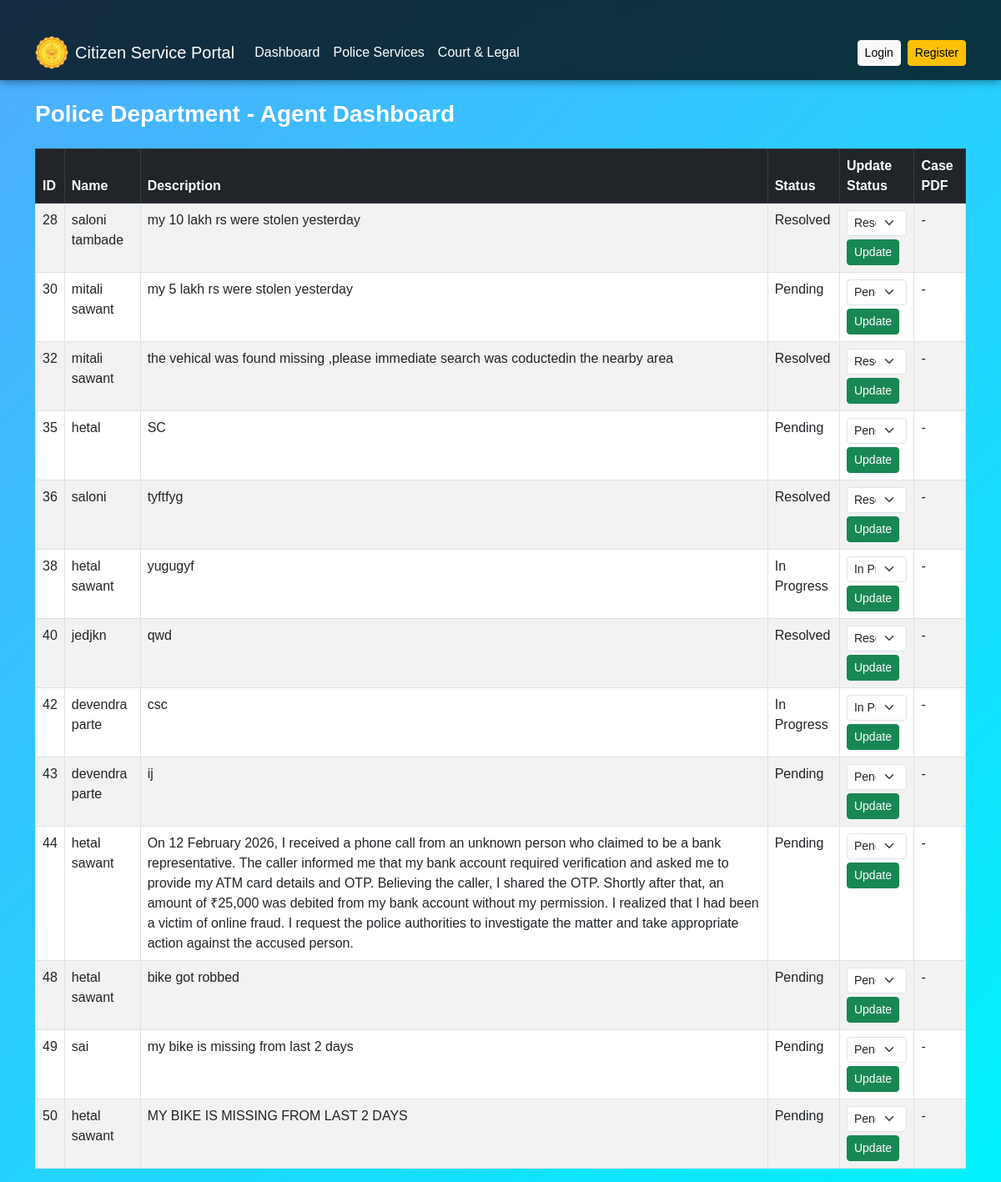
The app's page /agent_dashboard (signed in) with its own data.
### tables this page shows
CREATE TABLE complaints(
            id INTEGER PRIMARY KEY AUTOINCREMENT,
            user_email TEXT,
            type TEXT,
            description TEXT,
            status TEXT
        , name TEXT, date TEXT, location TEXT, department TEXT);

### app.py (the view)
@app.route('/agent_dashboard')
def agent_dashboard():
    if 'agent' not in session:
        return redirect(url_for('agent_login'))
    department = session['department']
    conn = get_db()
    if department == "Police":
        data = conn.execute(
        "SELECT * FROM complaints WHERE department='Police'"
        ).fetchall()
    elif department == "Grievance":
        data = conn.execute(
        "SELECT * FROM complaints WHERE department='Grievance'"
        ).fetchall()
    elif department == "Legal":
        data = conn.execute(
            "SELECT * FROM legal_cases"
        ).fetchall()
    else:
        data = []
    conn.close()
    return render_template('agent_dashboard.html', data=data, dept=department)

### app.py (called while the page is built)
def get_db():
    conn = sqlite3.connect(DATABASE)
    conn.row_factory = sqlite3.Row
    return conn

### templates/agent_dashboard.html (shortened to what this page needs)
{% extends 'base.html' %}
{% block content %}
<h3 class="mb-4">{{ dept }} Department - Agent Dashboard</h3>
{% if data %}
<table class="table table-bordered table-striped">
    <thead class="table-dark">
        <tr>
            <th>ID</th>
            <th>Name</th>
            <th>Description</th>
            <th>Status</th>
            <th>Update Status</th>
            <th>Case PDF</th>
        </tr>
    </thead>
    <tbody>
        {% for row in data %}
        <tr>
            <td>{{ row['id'] }}</td>
            <td>{{ row['name'] }}</td>
            <td>{{ row['description'] }}</td>
            <td>{{ row['status'] }}</td>
            <td>
                <form method="POST" action="/update_status">
                    <select name="status" class="form-select form-select-sm">
                        <option {% if row['status']=='Pending' %}selected{% endif %}>Pending</option>
                        <option {% if row['status']=='In Progress' %}selected{% endif %}>In Progress</option>
                        <option {% if row['status']=='Resolved' %}selected{% endif %}>Resolved</option>
                    </select>
                    <button class="btn btn-success btn-sm mt-1">Update</button>
                </form>
            </td>
            <td>
                {% if dept == 'Legal' %}
                <a href="/download_case/{{ row['case_number'] }}"
                   class="btn btn-sm btn-primary">
                    View PDF
                </a>
                {% else %}
                -
                {% endif %}
            </td>
        </tr>
        {% endfor %}
    </tbody>
</table>
{% else %}
<p>No cases found for this department.</p>
{% endif %}
{% endblock %}

### templates/base.html (shortened to what this page needs)
<!DOCTYPE html>
<html>
<head>
    <link href="https://cdn.jsdelivr.net/npm/bootstrap@5.3.0/dist/css/bootstrap.min.css" rel="stylesheet">
    <link rel="stylesheet" href="{{ url_for('static', filename='css/style.css') }}">
</head>
<body>
<nav class="navbar navbar-expand-lg navbar-dark navbar-custom py-2">
  <div class="container">
    <a class="navbar-brand d-flex align-items-center" href="{{ url_for('dashboard') }}">
      <img src="{{ url_for('static', filename='images/logo.png') }}" alt="Logo" class="rounded-circle me-2">
      <span>Citizen Service Portal</span>
    </a>
    <div class="collapse navbar-collapse" id="navbarNav">
      <ul class="navbar-nav me-auto">
        <li class="nav-item">
          <a class="nav-link" href="{{ url_for('dashboard') }}">Dashboard</a>
        </li>
        <li class="nav-item">
          <a class="nav-link" href="{{ url_for('police') }}">Police Services</a>
        </li>
        <li class="nav-item">
          <a class="nav-link" href="{{ url_for('legal_info') }}">Court & Legal</a>
        </li>
      </ul>
      <div class="d-flex align-items-center">
        {% if 'user' in session %}
          <img src="{{ url_for('static', filename='images/user.png') }}" alt="User" class="user-img">
          <span class="text-light me-3">{{ session['user'] }}</span>
          <a href="{{ url_for('logout') }}" class="btn btn-light btn-sm">Logout</a>
        {% else %}
          <a href="{{ url_for('login') }}" class="btn btn-light btn-sm me-2">Login</a>
          <a href="{{ url_for('register') }}" class="btn btn-warning btn-sm">Register</a>
        {% endif %}
      </div>
    </div>
  </div>
</nav>
<div class="container mt-4">
    {% block content %}{% endblock %}
</div>
</body>
</html>

### static/css/style.css (style rules this page uses)
body { font-family: Arial, sans-serif; min-height: 100vh; position: relative; overflow-x: hidden; margin: 0; padding: 0; background: linear-gradient(135deg, #4facfe, #00f2fe); }
.navbar { box-shadow: 0 2px 6px rgba(0,0,0,0.2); }
h2, h3 { color: white; font-weight: bold; }
.container { margin-top: 30px; }
.container { position: relative; z-index: 1; }

### templates/base.html (style rules this page uses)
.navbar-custom { background: rgba(0, 0, 0, 0.75); backdrop-filter: blur(10px); -webkit-backdrop-filter: blur(10px); box-shadow: 0 2px 10px rgba(0,0,0,0.4); z-index: 1000; }
.navbar-custom .navbar-brand, .navbar-custom .nav-link, .navbar-custom span { color: #ffffff !important; }
.navbar-brand img { width: 40px; height: 40px; border-radius: 50%; margin-right: 8px; }

### records on screen
complaints: id "28", name "saloni tambade", description "my 10 lakh rs were stolen yesterday", status "Resolved"
complaints: id "30", name "mitali sawant", description "my 5 lakh rs were stolen yesterday", status "Pending"
complaints: id "32", name "mitali sawant", description "the vehical was found missing ,please immediate search was coductedin the nearby area", status "Resolved"
complaints: id "35", name "hetal", description "SC", status "Pending"
complaints: id "36", name "saloni", description "tyftfyg", status "Resolved"
complaints: id "38", name "hetal sawant", description "yugugyf", status "In Progress"
complaints: id "40", name "jedjkn", description "qwd", status "Resolved"
complaints: id "42", name "devendra parte", description "csc", status "In Progress"
complaints: id "43", name "devendra parte", description "ij", status "Pending"
complaints: id "44", name "hetal sawant", description "On 12 February 2026, I received a phone call from an unknown person who claimed to be a bank representative. The caller informed me that my bank account required verification and asked me to provide my ATM card details and OTP. Believing the caller, I shared the OTP. Shortly after that, an amount of ₹25,000 was debited from my bank account without my permission. I realized that I had been a victim of online fraud. I request the police authorities to investigate the matter and take appropriate action against the accused person.", status "Pending"
complaints: id "48", name "hetal sawant", description "bike got robbed", status "Pending"
complaints: id "49", name "sai", description "my bike is missing from last 2 days", status "Pending"
complaints: id "50", name "hetal sawant", description "MY BIKE IS MISSING FROM LAST 2 DAYS", status "Pending"

### other values on screen
{{ dept }} "Police"
